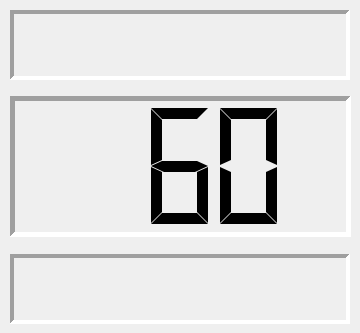
    <widget class="QWidget" name="Zone3_2">
     <widget class="QLabel" name="Zone3_2_alfanumeric_unit">
      <property name="geometry">
       <rect>
        <x>10</x>
        <y>254</y>
        <width>340</width>
        <height>70</height>
       </rect>
      </property>
      <property name="font">
       <font>
        <pointsize>30</pointsize>
        <weight>75</weight>
        <bold>true</bold>
       </font>
      </property>
      <property name="frameShape">
       <enum>QFrame::Panel</enum>
      </property>
      <property name="frameShadow">
       <enum>QFrame::Sunken</enum>
      </property>
      <property name="lineWidth">
       <number>4</number>
      </property>
      <property name="text">
       <string/>
      </property>
      <property name="textFormat">
       <enum>Qt::AutoText</enum>
      </property>
      <property name="alignment">
       <set>Qt::AlignCenter</set>
      </property>
     </widget>
     <widget class="QLCDNumber" name="Zone3_2_alfanumeric_value">
      <property name="geometry">
       <rect>
        <x>10</x>
        <y>96</y>
        <width>341</width>
        <height>141</height>
       </rect>
      </property>
      <property name="frameShape">
       <enum>QFrame::Panel</enum>
      </property>
      <property name="frameShadow">
       <enum>QFrame::Sunken</enum>
      </property>
      <property name="lineWidth">
       <number>5</number>
      </property>
      <property name="midLineWidth">
       <number>0</number>
      </property>
      <property name="smallDecimalPoint">
       <bool>false</bool>
      </property>
      <property name="digitCount">
       <number>3</number>
      </property>
      <property name="segmentStyle">
       <enum>QLCDNumber::Flat</enum>
      </property>
      <property name="value" stdset="0">
       <double>60.000000000000000</double>
      </property>
      <property name="intValue" stdset="0">
       <number>60</number>
      </property>
     </widget>
     <widget class="QLabel" name="Zone3_2_alfanumeric_label">
      <property name="geometry">
       <rect>
        <x>10</x>
        <y>10</y>
        <width>340</width>
        <height>70</height>
       </rect>
      </property>
      <property name="font">
       <font>
        <pointsize>30</pointsize>
        <weight>75</weight>
        <bold>true</bold>
       </font>
      </property>
      <property name="frameShape">
       <enum>QFrame::Panel</enum>
      </property>
      <property name="frameShadow">
       <enum>QFrame::Sunken</enum>
      </property>
      <property name="lineWidth">
       <number>4</number>
      </property>
      <property name="text">
       <string/>
      </property>
      <property name="textFormat">
       <enum>Qt::AutoText</enum>
      </property>
      <property name="alignment">
       <set>Qt::AlignCenter</set>
      </property>
     </widget>
    </widget>
